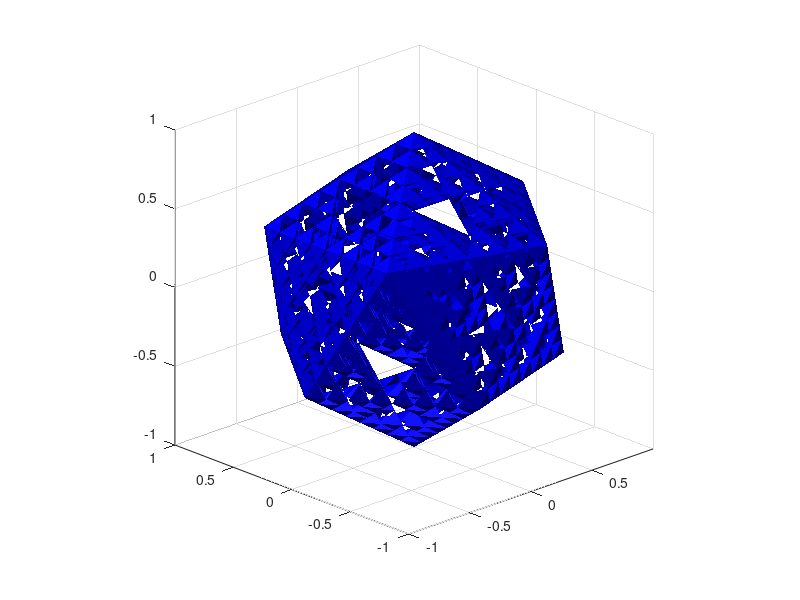

This figure's MATLAB source:
function [V, T] = Sierpinskicosahedron(nb_it, option_display)
%% Sierpinskicosahedron : function compute, display, and save
% a Sierpinski icosahedron at any iteration.
%
% Author : nicolas.douillet9 (at) gmail.com, 2020-2024.
%
%
% Syntax
%
% Sierpinskicosahedron;
% Sierpinskicosahedron(nb_it);
% Sierpinskicosahedron(nb_it, option_display);
% [V,T] = Sierpinskicosahedron(nb_it, option_display);
%
%
% Description
%
% Sierpinskicosahedron computes and displays the 3-level / iteration
% Sierpinski icosahedron included in the unit sphere.
%
% Sierpinskicosahedron(nb_it) computes nb_it depth levels / iterations.
%
% Sierpinskicosahedron(nb_it, option_display) displays it when
% option_display is set to logical *true/1 (default), and doesn't
% when it is set to  logical false/0.
%
% [V,T] = Sierpinskicosahedron(nb_it, option_display) stores the resulting
% vertex coordinates in the array V, and the triangulation in the array T.
%
%
% Input arguments
%
% - nb_it : positive integer scalar double, the number of iterations / depth level.
% - option_display : either logical, *true/false or numeric *1/0.
%
%
% Output arguments
%
%       [ |  |  |]
% - V = [Vx Vy Vz], real matrix double, the vertex coordinates. Size(V) = [nb_vertices,3].
%       [ |  |  |]
%
%       [ |  |  |]
% - T = [T1 T2 T3], positive integer matrix double, the triangulation. Size(T) = [nb_triangles,3].
%       [ |  |  |]
%
%
% Example #1 : computes and displays the simple Sierpinski icosahedron at iteration 3
%
% Sierpinskicosahedron(3);
%
%
% Example #2 : computes, displays and saves the Sierpinski icosahedron at iteration 5
%
% [V,T] = Sierpinskicosahedron(5,true);


%% Input parsing
assert(nargin < 3,'Too many input arguments.');

if ~nargin    
    nb_it = 3;
    option_display = true;    
elseif nargin > 0    
    assert(isnumeric(nb_it) && nb_it == floor(nb_it) && nb_it >= 0,'nb_it parameter value must be numeric positive or null integer.');    
    if nargin > 1        
        assert(islogical(option_display) || isnumeric(option_display),'option_display parameter type must be either logical or numeric.');        
    else        
        option_display = true;        
    end    
end

warning('on');
if option_display && nb_it > 6    
    warning('%s triangles to display ! Make sure your graphic card has enough memory.',num2str(24*12^nb_it))    
end
warning('off');


%% Body
% Summits of the first tetrahedron with edge length = 1
phi_n = 0.5*(1+sqrt(5));
centre_angle = 2*asin(1/sqrt(phi_n*sqrt(5)));

Rmz = @(theta)[cos(theta) -sin(theta) 0;...
               sin(theta)  cos(theta) 0;...
               0          0           1];

V1 = [0 0 1];
V2 = [sin(centre_angle) 0 cos(centre_angle)];
V3 = (Rmz(0.4*pi)*V2')';
V4 = [0 0 0];

Summit_array = [V1; V2; V3; V4];

[Vertex_array,Triangle_array,Middle_edge_array] = tetrahedron_iterate(V1,V2,V3,V4);

p = 0;

% nb_it iterations
while p ~= nb_it
        
    New_vertex_array      = repmat(Vertex_array,      [1 1 4]);
    New_summit_array      = repmat(Summit_array,      [1 1 4]);
    New_triangle_array    = repmat(Triangle_array,    [1 1 4]);
    New_middle_edge_array = repmat(Middle_edge_array, [1 1 4]);
    
    for j = 1:size(Vertex_array,3) % loop on current nb icosa               
        
        for i = 1:4
            
            V = Summit_array(i,:,j); % current summit
            
            D = sqrt(sum((Middle_edge_array(:,:,j) - repmat(V,[6 1])).^2,2)); % distance matrix
            [~,idx] = sort(D,1);
            
            New_summit_array(:,:,4*(j-1)+i) = [V;...
                                               Middle_edge_array(idx(1),:,j);...
                                               Middle_edge_array(idx(2),:,j);...
                                               Middle_edge_array(idx(3),:,j)];
            
                        % sort New_summit_array regarding to zmax, xmax, ymax, ymin
            i_zmax = find(New_summit_array(:,3,4*(j-1)+i) == max(New_summit_array(:,3,4*(j-1)+i)),1);
            i_xmax = find(New_summit_array(:,1,4*(j-1)+i) == max(New_summit_array(:,1,4*(j-1)+i)),1);
            i_ymax = find(New_summit_array(:,2,4*(j-1)+i) == max(New_summit_array(:,2,4*(j-1)+i)),1);
            i_zmin = find(New_summit_array(:,3,4*(j-1)+i) == min(New_summit_array(:,3,4*(j-1)+i)),1);
            
            New_summit_array(:,:,4*(j-1)+i) = [New_summit_array(i_zmax,:,4*(j-1)+i);...
                                               New_summit_array(i_xmax,:,4*(j-1)+i);...
                                               New_summit_array(i_ymax,:,4*(j-1)+i);...
                                               New_summit_array(i_zmin,:,4*(j-1)+i)];
                             
        % Create new icosa : vertices, triangles, middle edge
        [New_vertex_array(:,:,4*(j-1)+i),New_triangle_array(:,:,4*(j-1)+i),New_middle_edge_array(:,:,4*(j-1)+i)] = ...
            tetrahedron_iterate(New_summit_array(1,:,4*(j-1)+i),...
                                New_summit_array(2,:,4*(j-1)+i),...
                                New_summit_array(3,:,4*(j-1)+i),...
                                New_summit_array(4,:,4*(j-1)+i));                                                                          
        end
        
    end
    
    Vertex_array      = New_vertex_array;
    Summit_array      = New_summit_array;
    Triangle_array    = New_triangle_array;
    Middle_edge_array = New_middle_edge_array;
    
    p = p+1;
    
end

V = Vertex_array(:,:,1);
T = Triangle_array(:,:,1);

for k = 1: size(Vertex_array,3)
    
    T = cat(1,T,Triangle_array(:,:,k)+size(V,1));
    V = cat(1,V,Vertex_array(:,:,k));
    
end

% Remove duplicated vertices
[V,T] = remove_duplicated_vertices(V,T);

% Remove duplicated triangles
T = unique(sort(T,2),'rows','stable');

Rmz = @(theta)[cos(theta) -sin(theta) 0;...
               sin(theta)  cos(theta) 0;...
               0           0          1];

n = cross(V3-V2,V4-V2,2);
n = n / sqrt(sum(n.^2,2));

% Symetry matrix
S = eye(3) - 2*(n'*n);

Vi1 = (S*V')';
Ti1 = T + size(V,1);
V = cat(1,V,Vi1);
T = cat(1,T,Ti1);

Vi2 = -V;
Ti2 = T + size(V,1);
V = cat(1,V,Vi2);
T = cat(1,T,Ti2);

Vr1 = (Rmz(0.4*pi)*V')';
Vr2 = (Rmz(0.8*pi)*V')';
Vr3 = (Rmz(1.2*pi)*V')';
Vr4 = (Rmz(1.6*pi)*V')';

Tr1 = T + size(V,1);
Tr2 = T + 2*size(V,1);
Tr3 = T + 3*size(V,1);
Tr4 = T + 4*size(V,1);

V = [V; Vr1; Vr2; Vr3; Vr4];
T = [T; Tr1; Tr2; Tr3; Tr4];

% Remove duplicated vertices
[V,T] = remove_duplicated_vertices(V,T);

% Remove duplicated triangles
T = unique(sort(T,2),'rows','stable');

%% Display
if option_display
    
    figure;    
    trisurf(T,V(:,1),V(:,2),V(:,3),'EdgeColor',[0 0 1]), shading interp, hold on;
    colormap([0 0 1]);
    camlight('left');
    axis equal, axis tight;
    view(-43.7058,21.3485);
    
end

end % Sierpinskicosahedron


%% tetrahedron_iterate subfunction
function [V, T, C] = tetrahedron_iterate(V1, V2, V3, V4)

V123 = [V1; V2; V3];
V134 = [V1; V3; V4];
V142 = [V1; V4; V2];
V234 = [V2; V3; V4];

C = 0.5 * [V1+V2; V1+V3; V1+V4; V2+V3; V2+V4; V3+V4];
V = [V123; V134; V142; V234];

% Triangulation
T = [1 2 3];

T = [T;
     T +   repmat(size(V123,1),[size(T,1) size(T,2)]);...
     T + 2*repmat(size(V123,1),[size(T,1) size(T,2)]);...
     T + 3*repmat(size(V123,1),[size(T,1) size(T,2)])];

end % tetrahedron_iterate


%% remove_duplicated_vertices subfunction
function [V_out, T_out] = remove_duplicated_vertices(V_in, T_in)

tol = 1e4*eps;
[V_out,~,n] = uniquetol(V_in,tol,'ByRows',true);
T_out = n(T_in);

end % remove_duplicated_vertices